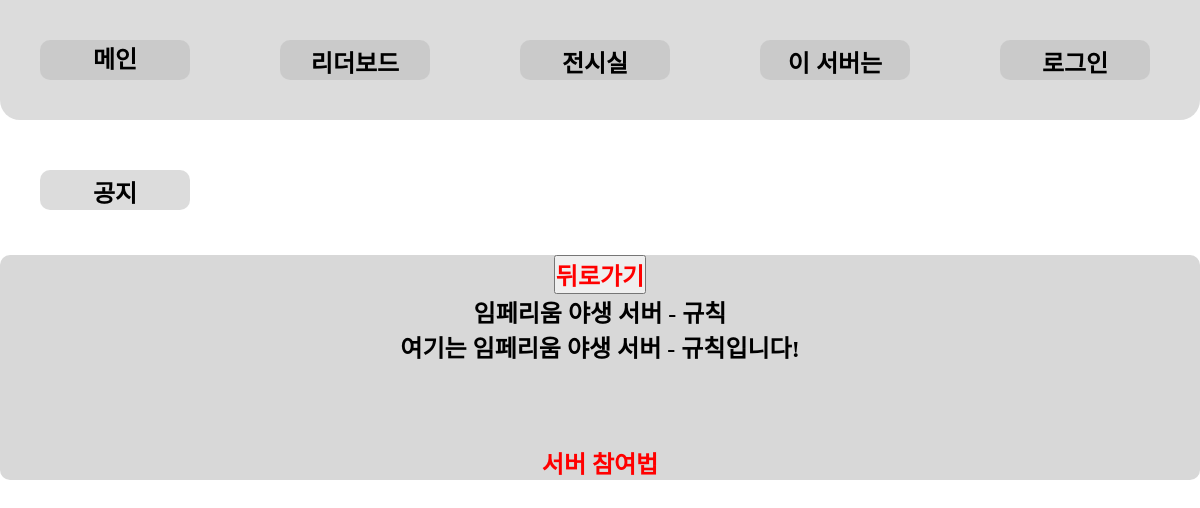
Page /rules/ on the earlier database version.
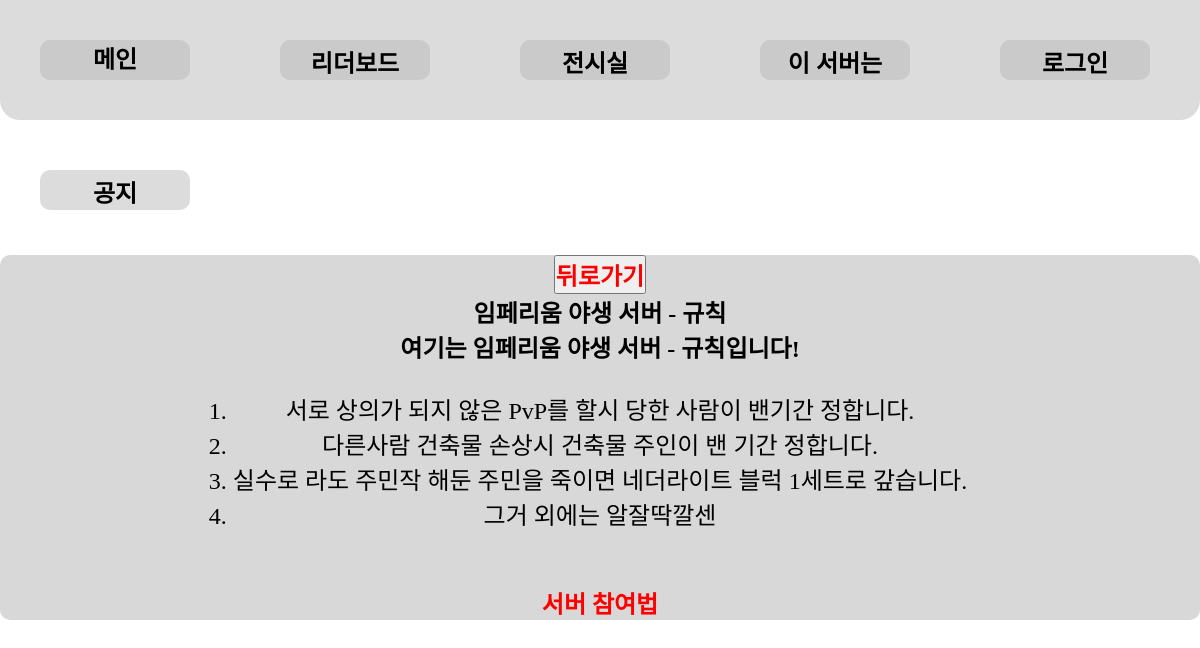
Same page on the later database version.
### rule/models.py (models this page shows, shortened)
class ServerRule(models.Model):
    order = models.PositiveIntegerField("표시 순서", default=0)
    content = models.TextField("내용")
    class Meta:
        ordering = ['order']  # 순서대로 정렬

### rule/views.py (the view)
# urls.py: path('rules/', server_rule, name='rule'),
def server_rule(request):
    rules = ServerRule.objects.all()
    return render(request, 'about_server/rule.html', {'rules': rules})

### templates/about_server/rule.html (shortened to what this page needs)
{% extends 'base.html' %}
{% block content %}
<div class="content2">
    <button onclick="history_back()"><h1 style="color: red;">뒤로가기</h1></button>
    <h1>임페리움 야생 서버 - 규칙</h1>
    <h2>여기는 임페리움 야생 서버 - 규칙입니다!</h2>
    <br>
    <ol type="1">
        {% for rule in rules %}
            <li>{{ rule.content }}</li>
        {% endfor %}
    </ol>
    <br><br>
    <a href="{% url 'how_to_join' %}" class="taskbar_2"><h1 style="color: red;">서버 참여법</h1></a>
</div>
{% endblock %}

Differences in the rows shown:
added ServerRule: content "서로 상의가 되지 않은 PvP를 할시 당한 사람이 밴기간 정합니다."
added ServerRule: content "다른사람 건축물 손상시 건축물 주인이 밴 기간 정합니다."
added ServerRule: content "실수로 라도 주민작 해둔 주민을 죽이면 네더라이트 블럭 1세트로 갚습니다."
added ServerRule: content "그거 외에는 알잘딱깔센"
